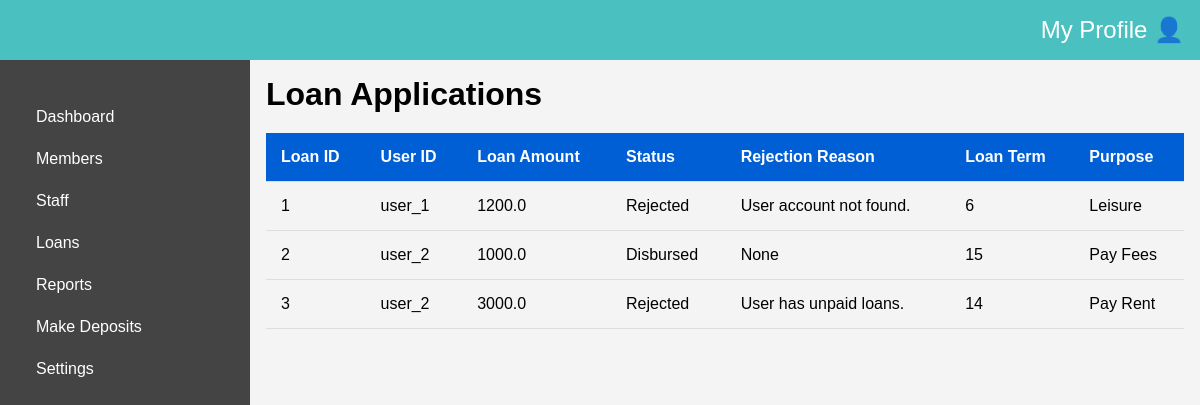
The app's page /admin/total_loans (signed in), older data.
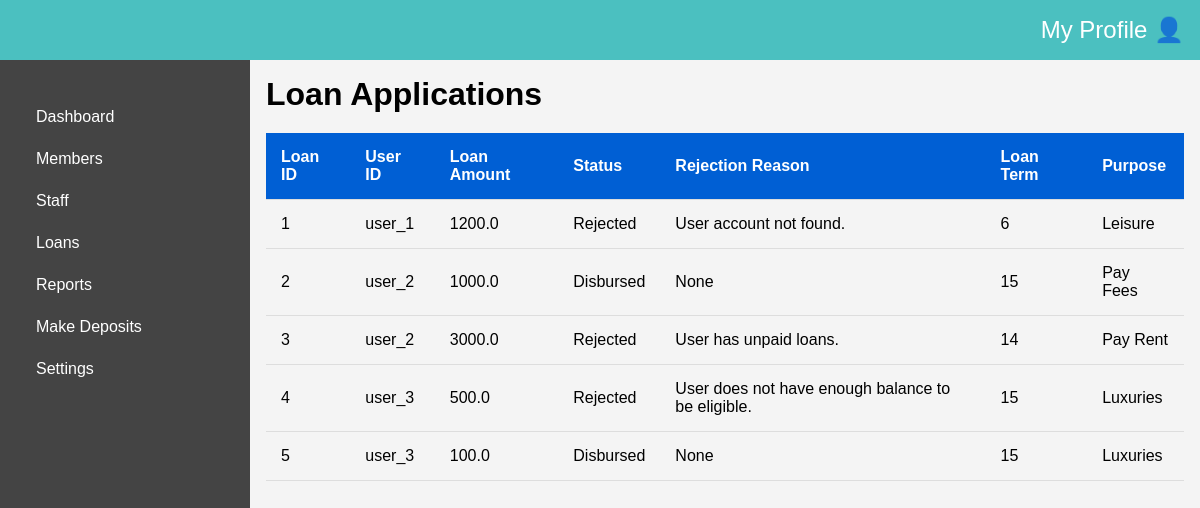
The same page, newer data.
### main_app/models.py (models this page shows)
class Loan(db.Model):
    id = db.Column(db.Integer, primary_key=True)
    user_id = db.Column(db.String(10), db.ForeignKey('user.user_id'), nullable=False)
    loan_amount = db.Column(db.Float, nullable=False)
    status = db.Column(db.String(20), nullable=False, default='Pending')
    rejection_reason = db.Column(db.String(120), nullable=True)
    loan_term = db.Column(db.Integer, nullable=False)
    purpose = db.Column(db.String(120), nullable=False)
    loan_user = db.relationship('User', back_populates='personal_loan', lazy=True)
    transactions = db.relationship('Transaction', back_populates='loan', lazy=True)
    disbursement = db.relationship('Disbursement', back_populates='loan', lazy=True)
    repayment = db.relationship('Repayment', back_populates='loan', lazy=True)

### main_app/routes.py (the view)
@app.route('/admin/total_loans')
@role_required('admin')
@login_required
def view_total_loans():
    loans = Loan.query.all()
    return render_template('admin/total_loans.html', loans=loans)

### main_app/models.py (called while the page is built)
@login_manager.user_loader
def load_user(user_id):
    user_id = str(user_id)
    if user_id.startswith('user_'):
        return User.query.get(user_id)
    elif user_id.startswith('admin_'):
        return Admin.query.get(user_id)
    return None  # Return None if no user/admin is found

### main_app/routes.py (called while the page is built)
def role_required(role):
    def wrapper(fn):
        @wraps(fn)
        def decorated_view(*args, **kwargs):
            if not current_user.is_authenticated:
                return redirect(url_for('login'))
            try:
                if current_user.role != role:
                    flash("You do not have permission to access this page.")
                    abort(404, description="You do not have permission to access this page.")
                    return redirect(url_for('home'))
            except AttributeError:
                abort(404, description="You do not have permission to access this page. Access denied. Please contact Admin")
            return fn(*args, **kwargs)
        return decorated_view
    return wrapper

### main_app/templates/admin/total_loans.html (shortened to what this page needs)
{% extends "admin/layout.html" %}
{% block head %}
<link rel="stylesheet" href="{{ url_for('static', filename='/css/members.css') }}">
<link rel="stylesheet" href="{{ url_for('static', filename='/css/Adminstyles.css') }}">
{% endblock %}
{% block main_cont %}
<h1>Loan Applications</h1>
<table class="members-table" id="membersTable">
    <thead>
        <tr>
            <th>Loan ID</th>
            <th>User ID</th>
            <th>Loan Amount</th>
            <th>Status</th>
            <th>Rejection Reason</th>
            <th>Loan Term</th>
            <th>Purpose</th>
        </tr>
    </thead>
    {% for loan in loans %}
    <tbody id="membersBody">
        <tr>
            <td>{{ loan.id }}</td>
            <td>{{ loan.user_id }}</td>
            <td>{{ loan.loan_amount }}</td>
            <td>{{ loan.status }}</td>
            <td>{{ loan.rejection_reason }}</td>
            <td>{{ loan.loan_term }}</td>
            <td>{{ loan.purpose }}</td>
        </tr>
    </tbody>
    {% endfor %}
</table>
{% endblock %}

### main_app/templates/admin/layout.html (shortened to what this page needs)
<!DOCTYPE html>
<html lang="en">
<head>
    {% block head %}{% endblock %}
</head>
<body>
    <div class="admin-dashboard">
        <header class="dashboard-header">
            <div class="profile-icon" onclick="toggleDropdown()">My Profile 👤</div>
        </header>
        <aside class="dashboard-sidebar">
            <nav class="sidebar-nav">
                <a href="{{ url_for('admin_index')}}" class="sidebar-item">Dashboard</a>
                <a href="{{ url_for('admin_members')}}" class="sidebar-item">Members</a>
                <a href="{{ url_for('admin_staff')}}" class="sidebar-item">Staff</a>
                <a href="{{ url_for('admin_loans')}}" class="sidebar-item">Loans</a>
                <a href="{{ url_for('admin_reports')}}" class="sidebar-item">Reports</a>
                <a href="{{ url_for('deposit_admin')}}" class="sidebar-item">Make Deposits</a>
                <a href="{{ url_for('admin_settings')}}" class="sidebar-item">Settings</a>
            </nav>
        </aside>
        <main class="dashboard-main-content">
            {% block main_cont %}{% endblock %}
        </main>
    </div>
</body>
</html>

### main_app/static/css/members.css (style rules this page uses)
body { font-family: 'Arial', sans-serif; background-color: #f0f2f5; margin: 0; padding: 0; }
.admin-dashboard { display: flex; }
.dashboard-header { background-color: #005fd4; color: white; padding: 20px; flex: 1; display: flex; justify-content: space-between; align-items: center; }
.profile-icon { cursor: pointer; position: relative; }
.dashboard-sidebar { background-color: #005fd4; color: white; padding: 20px; min-width: 200px; }
.sidebar-nav { display: flex; flex-direction: column; }
.sidebar-item { color: white; text-decoration: none; padding: 10px; border-radius: 5px; transition: background 0.3s; }
.dashboard-main-content { flex: 1; padding: 20px; }
.members-table { width: 100%; border-collapse: collapse; margin-top: 20px; }
.members-table th, .members-table td { padding: 15px; border-bottom: 1px solid #ddd; text-align: left; }
.members-table th { background-color: #005fd4; color: white; }

### main_app/static/css/Adminstyles.css (style rules this page uses)
* { box-sizing: border-box; margin: 0; padding: 0; }
* { scrollbar-width: auto; scrollbar-color: rgba(75, 192, 192, 1) rgba(75, 192, 192, 0.2); }
body { font-family: Arial, sans-serif; background-color: #f4f4f4; }
.admin-dashboard { display: flex; min-height: 100vh; flex-direction: row; }
.dashboard-header { background-color: rgb(75, 192, 192); color: white; padding: 1rem; display: flex; justify-content: space-between; align-items: center; width: 100%; position: fixed; top: 0; z-index: 1000; }
.profile-icon { cursor: pointer; position: relative; font-size: 1.5rem; }
.dashboard-sidebar { width: 200px; background-color: #444; color: white; height: 100vh; position: fixed; top: 60px; }
.sidebar-nav { padding: 1rem 0; }
.sidebar-item { display: block; padding: 0.75rem 1rem; color: white; text-decoration: none; }
.dashboard-main-content { margin-left: 200px; padding: 1rem; flex: 1; margin-top: 60px; }
@media (min-width: 769px) { .dashboard-sidebar { width: 250px; } }
@media (min-width: 769px) { .dashboard-main-content { margin-left: 250px; } }

Row changes from the older to the newer data that the page shows:
added Loan: id "4", user_id "user_3", loan_amount "500.0", status "Rejected", rejection_reason "User does not have enough balance to be eligible.", loan_term "15", purpose "Luxuries"
added Loan: id "5", user_id "user_3", loan_amount "100.0", status "Disbursed", rejection_reason "None", loan_term "15", purpose "Luxuries"
